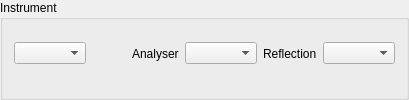
    <widget class="QGroupBox" name="gbC2EInstrument">
     <property name="title">
      <string>Instrument</string>
     </property>
     <layout class="QHBoxLayout" name="horizontalLayout_27">
      <property name="topMargin">
       <number>1</number>
      </property>
      <item>
       <widget class="MantidQt::MantidWidgets::InstrumentSelector" name="cbInst">
        <property name="techniques" stdset="0">
         <stringlist>
          <string>TOF Indirect Geometry Spectroscopy</string>
         </stringlist>
        </property>
       </widget>
      </item>
      <item>
       <spacer name="horizontalSpacer_2">
        <property name="orientation">
         <enum>Qt::Horizontal</enum>
        </property>
        <property name="sizeHint" stdset="0">
         <size>
          <width>40</width>
          <height>20</height>
         </size>
        </property>
       </spacer>
      </item>
      <item>
       <widget class="QLabel" name="lbAnalyser">
        <property name="text">
         <string>Analyser</string>
        </property>
       </widget>
      </item>
      <item>
       <widget class="QComboBox" name="cbAnalyser">
        <property name="sizePolicy">
         <sizepolicy hsizetype="Expanding" vsizetype="Fixed">
          <horstretch>0</horstretch>
          <verstretch>0</verstretch>
         </sizepolicy>
        </property>
        <property name="toolTip">
         <string>Select Analyser bank to use.</string>
        </property>
       </widget>
      </item>
      <item>
       <widget class="QLabel" name="lbReflection">
        <property name="text">
         <string>Reflection</string>
        </property>
       </widget>
      </item>
      <item>
       <widget class="QComboBox" name="cbReflection">
        <property name="sizePolicy">
         <sizepolicy hsizetype="Expanding" vsizetype="Fixed">
          <horstretch>0</horstretch>
          <verstretch>0</verstretch>
         </sizepolicy>
        </property>
        <property name="toolTip">
         <string>Select Reflection used for experiment(s).</string>
        </property>
       </widget>
      </item>
     </layout>
    </widget>
